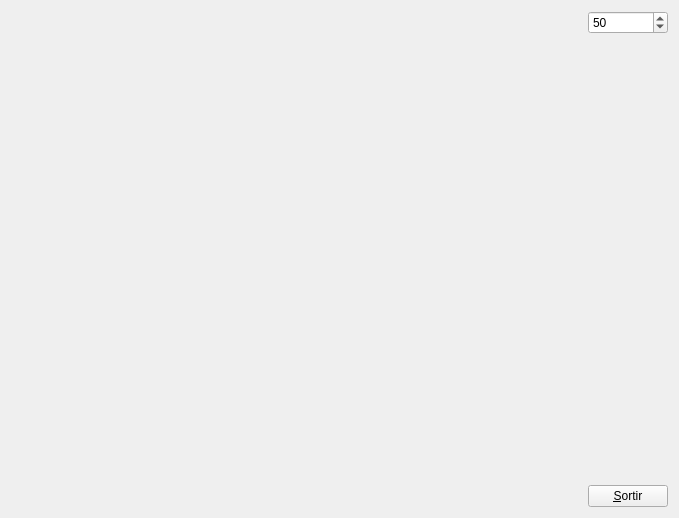
<?xml version="1.0" encoding="UTF-8"?>
<ui version="4.0">
 <class>MyForm</class>
 <widget class="QWidget" name="MyForm">
  <property name="geometry">
   <rect>
    <x>0</x>
    <y>0</y>
    <width>679</width>
    <height>518</height>
   </rect>
  </property>
  <property name="windowTitle">
   <string>Form</string>
  </property>
  <layout class="QHBoxLayout" name="horizontalLayout">
   <item>
    <widget class="MyGLWidget" name="widget" native="true">
     <property name="sizePolicy">
      <sizepolicy hsizetype="Expanding" vsizetype="Expanding">
       <horstretch>0</horstretch>
       <verstretch>0</verstretch>
      </sizepolicy>
     </property>
    </widget>
   </item>
   <item>
    <layout class="QVBoxLayout" name="verticalLayout">
     <item>
      <widget class="QSpinBox" name="spinBox">
       <property name="maximum">
        <number>200</number>
       </property>
       <property name="singleStep">
        <number>2</number>
       </property>
       <property name="value">
        <number>50</number>
       </property>
      </widget>
     </item>
     <item>
      <spacer name="verticalSpacer">
       <property name="orientation">
        <enum>Qt::Vertical</enum>
       </property>
       <property name="sizeHint" stdset="0">
        <size>
         <width>20</width>
         <height>40</height>
        </size>
       </property>
      </spacer>
     </item>
     <item>
      <widget class="QPushButton" name="pushButton">
       <property name="sizePolicy">
        <sizepolicy hsizetype="Fixed" vsizetype="Fixed">
         <horstretch>0</horstretch>
         <verstretch>0</verstretch>
        </sizepolicy>
       </property>
       <property name="text">
        <string>&amp;Sortir</string>
       </property>
      </widget>
     </item>
    </layout>
   </item>
  </layout>
 </widget>
 <customwidgets>
  <customwidget>
   <class>MyGLWidget</class>
   <extends>QWidget</extends>
   <header>MyGLWidget.h</header>
   <container>1</container>
   <slots>
    <signal>set_value_qt(int)</signal>
    <slot>actualitzar(int)</slot>
   </slots>
  </customwidget>
 </customwidgets>
 <resources/>
 <connections>
  <connection>
   <sender>pushButton</sender>
   <signal>clicked()</signal>
   <receiver>MyForm</receiver>
   <slot>close()</slot>
   <hints>
    <hint type="sourcelabel">
     <x>628</x>
     <y>505</y>
    </hint>
    <hint type="destinationlabel">
     <x>468</x>
     <y>365</y>
    </hint>
   </hints>
  </connection>
  <connection>
   <sender>spinBox</sender>
   <signal>valueChanged(int)</signal>
   <receiver>widget</receiver>
   <slot>actualitzar(int)</slot>
   <hints>
    <hint type="sourcelabel">
     <x>628</x>
     <y>32</y>
    </hint>
    <hint type="destinationlabel">
     <x>559</x>
     <y>129</y>
    </hint>
   </hints>
  </connection>
  <connection>
   <sender>widget</sender>
   <signal>set_value_qt(int)</signal>
   <receiver>spinBox</receiver>
   <slot>setValue(int)</slot>
   <hints>
    <hint type="sourcelabel">
     <x>512</x>
     <y>162</y>
    </hint>
    <hint type="destinationlabel">
     <x>606</x>
     <y>28</y>
    </hint>
   </hints>
  </connection>
 </connections>
</ui>
